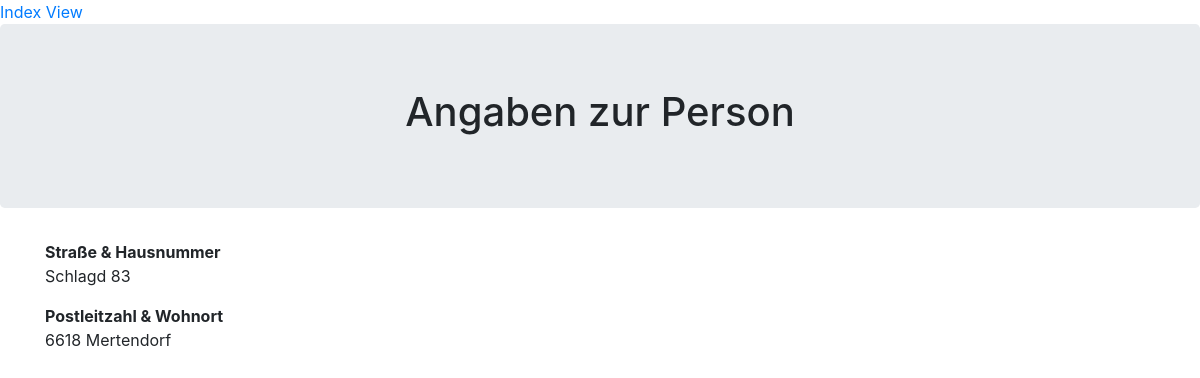
/genericviews/3, run on the app's committed database.
### genericviews/models.py (models this page shows)
class PersonalInformation(models.Model):
    person = models.ForeignKey(Person, on_delete=models.CASCADE)
    street = models.CharField(max_length = 30)
    number = models.IntegerField(max_length = 5)
    postcode = models.IntegerField(max_length = 5)
    domicile = models.CharField(max_length = 30)

### genericviews/views.py (the view)
# urls.py: path('<int:pk>', views.DetailView.as_view(), name='detail'),
class DetailView(generic.DetailView):
    model = PersonalInformation
    template_name = 'genericviews/detail.html'

### genericviews/templates/genericviews/detail.html (shortened to what this page needs)
<!DOCTYPE html>
<html lang="en">
<head>
    {% load static %}
    <link rel= "stylesheet" type="text/css" href="{% static 'functions/css/bootstrap.min.css' %}">
</head>
<body>
    <a href="{% url 'genericviews:index' %}"> Index View </a>
    <div class="jumbotron text-center">
        <h1>Angaben zur Person</h1>
    </div>
    <div class="container">
        <div class="row">
            <div class="col-sm-4">
                <p>
                    <b> Straße & Hausnummer </b> <br />
                    {{ personalinformation.street }}  {{ personalinformation.number }}
                </p>
                <p>
                    <b> Postleitzahl & Wohnort </b> <br />
                    {{ personalinformation.postcode }}  {{ personalinformation.domicile }}
                </p>
            </div>
        </div>
    </div>
</body>
</html>

### data on the page
PersonalInformation: street "Schlagd", number "83", postcode "6618", domicile "Mertendorf"
